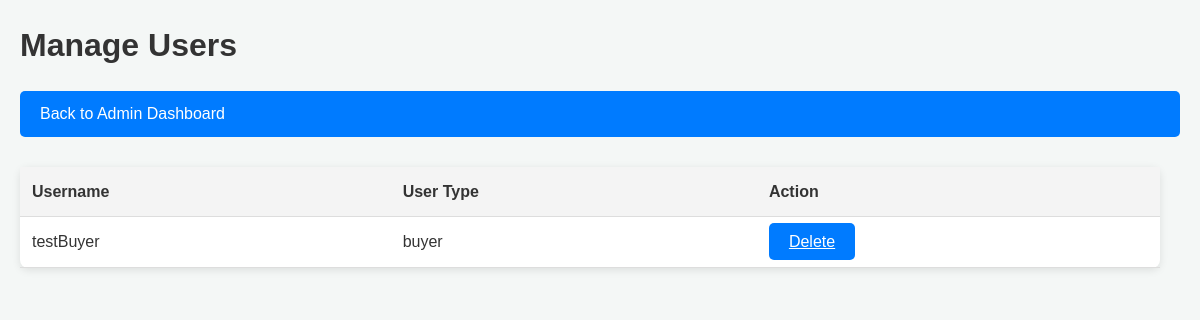
Before: /user_deletion/ (signed in) with the older database file.
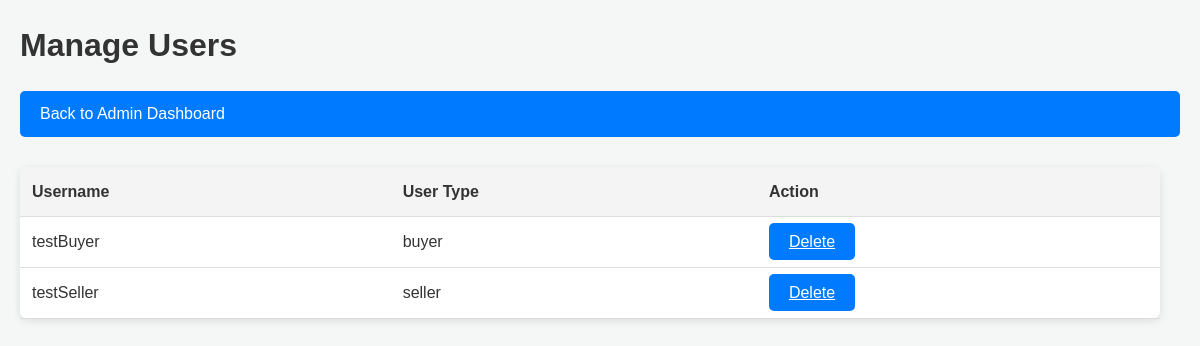
After: the same page with the newer database file.
### app/models.py (models this page shows)
class User(AbstractUser):
    USER_TYPE_CHOICES = (
        ('admin', 'Admin'),
        ('buyer', 'Buyer'),
        ('seller', 'Seller'),
    )
    user_type = models.CharField(max_length=10, choices=USER_TYPE_CHOICES)
    pending = models.BooleanField(default=True)

### app/views.py (the view)
# urls.py: path('user_deletion/', views.user_deletion, name='user_deletion'),
@login_required
def user_deletion(request):
    users = []
    all_users = User.objects.all()
    for user in all_users:
        if not (user.user_type == 'admin' or user.pending == True):
            users.append(user)
    return render(request, 'app/user_deletion.html', {'users' : users})

### app/templates/app/user_deletion.html (shortened to what this page needs)
<!DOCTYPE html>
<html lang="en">
<head>
    {% load static %}
    <link rel="stylesheet" href="{% static 'app/user_deletion.css' %}">
</head>
<body>
  <h1 class="header-title">Manage Users</h1>
  <nav class="navbar">
    <a href="{% url 'admin_dashboard' %}" class="button">Back to Admin Dashboard</a>
  </nav>
<table class="dashboard">
    <thead>
        <tr>
            <th>Username</th>
            <th>User Type</th>
            <th>Action</th>
        </tr>
    </thead>
    <tbody>
        {% for user in users %}
        <tr>
            <td>{{ user.username }}</td>
            <td>{{ user.user_type }}</td>
            <td>
                <a href="{% url 'user_deletion_confirmation' user.id %}" class="button">Delete</a>
            </td>
        </tr>
        {% empty %}
        <tr><td colspan="3">No users found</td></tr>
        {% endfor %}
    </tbody>
</table>
</html>

Changed rows visible on the page:
now on this page (row edited): User: username "testSeller", user_type "seller"
